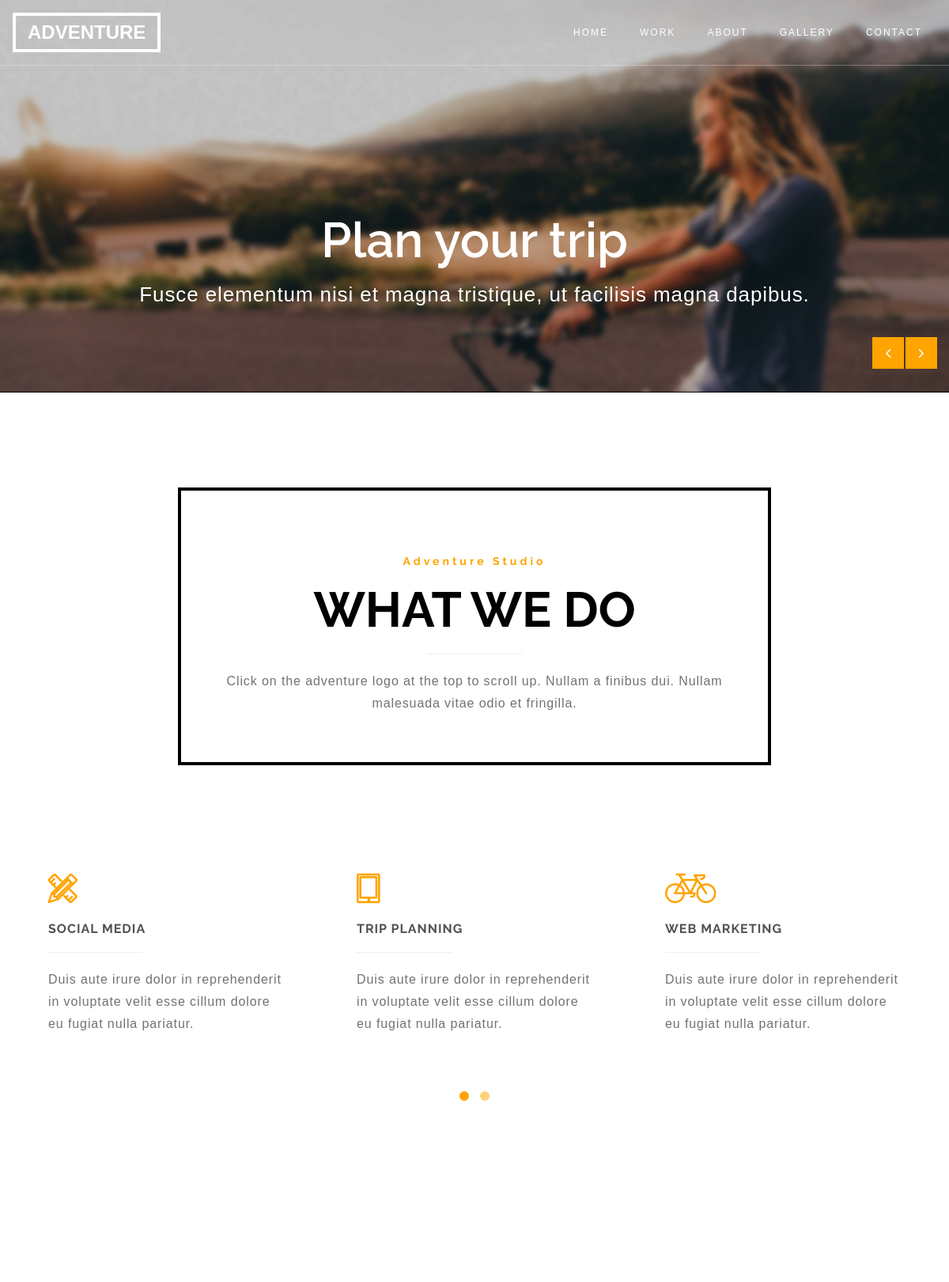
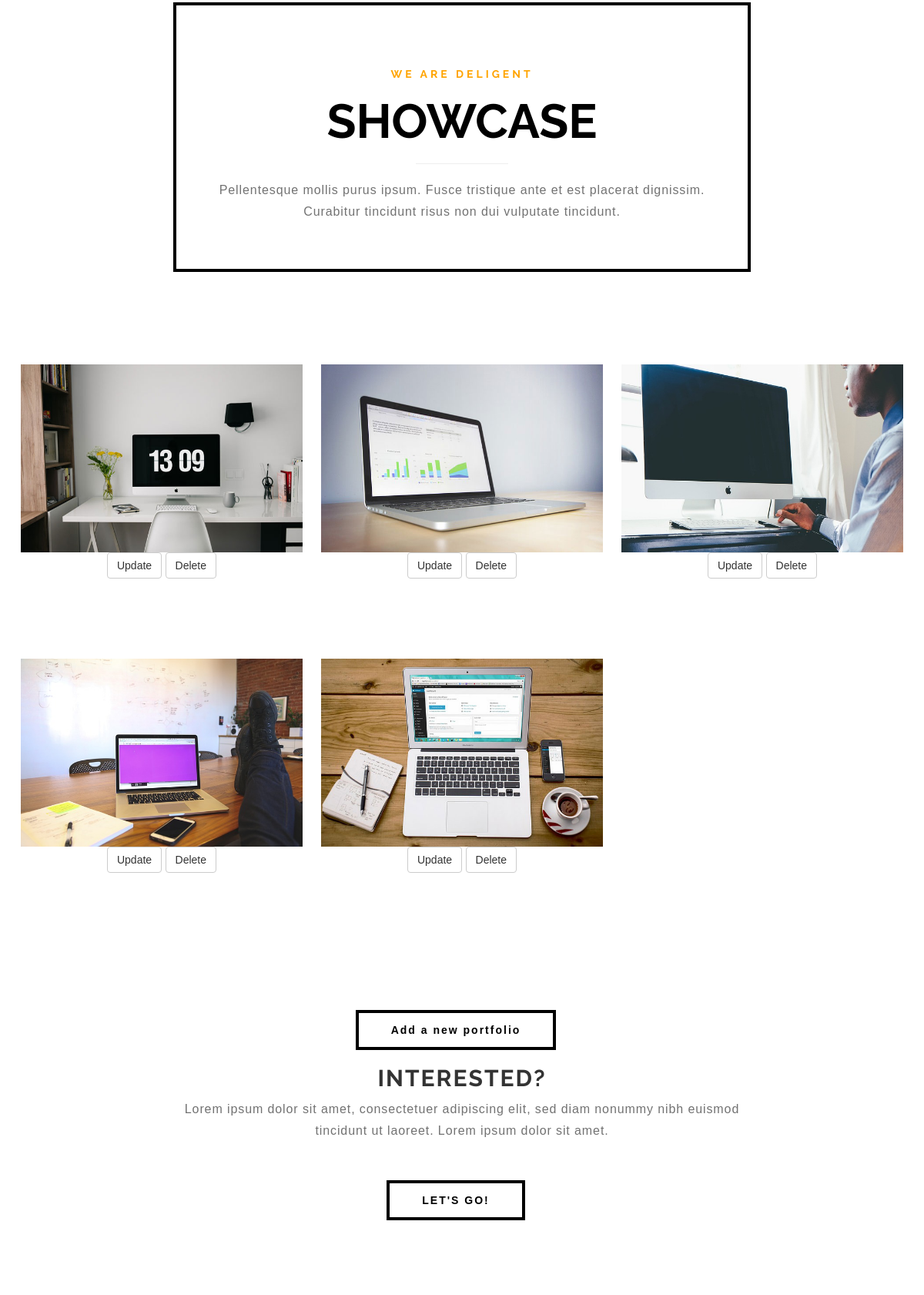
The page / (upper part) on the database its author committed (2 pictures, top to bottom).
### tables this page shows
CREATE TABLE `home` (
  `id` int(3) NOT NULL,
  `title` varchar(50) NOT NULL,
  `content` varchar(255) NOT NULL,
  `image` varchar(100) NOT NULL
);

CREATE TABLE `work_owl` (
  `id` int(11) NOT NULL,
  `title` varchar(50) NOT NULL,
  `content` varchar(255) NOT NULL,
  `icon` varchar(50) NOT NULL,
  `delay` varchar(50) NOT NULL
);

CREATE TABLE `portofoliu` (
  `id` int(11) NOT NULL,
  `title` varchar(50) NOT NULL,
  `image` varchar(100) NOT NULL
);

### connection.php (called while the page is built)
<?php
    $dbhost = "localhost";
    $dbuser = "root";
    $dbpass = "";
    $dbname = "adventure";
   	$dsn = "mysql:host=$dbhost;dbname=$dbname";
    $conn =  new PDO($dsn,$dbuser, $dbpass);
	$conn->setAttribute(PDO::ATTR_DEFAULT_FETCH_MODE, PDO::FETCH_ASSOC);
	$conn->setAttribute(PDO::ATTR_ERRMODE, PDO::ERRMODE_EXCEPTION);
    $sql_home = "SELECT * FROM home";
    $result_home = $conn->query($sql_home, PDO::FETCH_ASSOC);
    if($result_home)
	{
		foreach ($result_home->fetchAll() as $row)
		{
    		$homepage[] = $row;
		}
	}
	$sql_work_owl = "SELECT * FROM work_owl";
	$result_work_owl = $conn->query($sql_work_owl, PDO::FETCH_ASSOC);
    if($result_work_owl)
	{
		foreach ($result_work_owl->fetchAll() as $row)
		{
    		$work_owl[] = $row;
		}
	}
	$sql_portofoliu = "SELECT * FROM portofoliu";
	$result_portofoliu = $conn->query($sql_portofoliu, PDO::FETCH_ASSOC);
    if($result_portofoliu)
	{
		foreach ($result_portofoliu->fetchAll() as $row)
		{
    		$portofoliu[] = $row;
		}
	}
?>

### index.php (the view, shortened to what this page needs)
<?php
require_once("header.php");
require_once("connection.php");?>
<div id="home">
	<div class="site-slider">
        <ul class="bxslider">
        	<?php foreach($homepage as $row)
            {
			 if($row['id'] != 2 )
             {
        		?>
			<li>
                <img src="<?php echo $row['image'];?>" alt="slider image <?php echo $row['id'];?>">
                <div class="container">
                    <div class="row">
                        <div class="col-md-12">
                            <div class="slider-caption">
                                <h2><?php echo $row['title'];?></h2>
                                <p class="color-white"><?php echo $row["content"];?></p>
                            </div>
                        </div>
                    </div>
                </div>
            </li>
           	<?php
      		}
      	}
      	?>
        </ul>
</div>
<section id="work" class="parallax-section">
    <div class="container">
        <div class="row">
            <div class="col-md-offset-2 col-md-8 col-sm-offset-2 col-sm-8">
                <div class="section-title">
                    <h5 class="wow bounceIn">Adventure Studio</h5>
                    <h1 class="heading">WHAT WE DO</h1>
                    <hr>
                    <p>Click on the adventure logo at the top to scroll up. Nullam a finibus dui. Nullam malesuada vitae odio et fringilla.</p>
                </div>
            </div>
            <div id="owl-work" class="owl-carousel">
                <?php foreach($work_owl as $row)
                { ?>
                <div class="item col-md-4 col-sm-6 wow fadeInUp" data-wow-delay="<?php echo $row['delay'];?>">
                    <i class="icon-<?php echo $row['icon'];?> medium-icon"></i>
                        <h3><?php echo $row['title'];?></h3>
                        <hr>
                        <p><?php echo $row['content'];?></p>
                </div>
            <?php } ?>
            </div>
        </div>
    </div>
</section>
<section id="portfolio" class="parallax-section">
    <div class="container">
        <div class="row">
            <div class="col-md-offset-2 col-md-8 col-sm-offset-2 col-sm-8">
                <div class="section-title">
                    <h5 class="wow bounceIn">WE ARE DELIGENT</h5>
                    <h1 class="heading">SHOWCASE</h1>
                    <hr>
                    <p>Pellentesque mollis purus ipsum. Fusce tristique ante et est placerat dignissim. Curabitur tincidunt risus non dui vulputate tincidunt.</p>
                </div>
            </div>
            <?php foreach($portofoliu as $row)
            { ?>
            <div class="col-md-4 col-sm-6">
                <div class="grid">
                    <figure class="effect-zoe">
                        <img src="<?php echo $row['image'];?>" alt="portfolio img"/>
                    </figure>
                      <a href="form_portofoliu_update.php?id=<?php echo $row["id"];?>">
                                <input type="button" name="update" value="Update" class="smoothScroll btn btn-default">
                            </a>
                            <a href="delete.php?id=<?php echo $row["id"];?>">
                                <input type="button" name="delete" value="Delete" class="smoothScroll btn btn-default">
                            </a>
                </div>
            </div>
            <?php } ?>
            <div class="col-md-offset-2 col-md-8 col-sm-12">
                <div class="portfolio-bottom">
                     <a href="form_portofoliu_insert.php"?>
                        <input type="button" name="insert" value="Add a new portfolio" class="smoothScroll btn btn-default">
                    </a>
                    <h2>INTERESTED?</h2>
                    <p>Lorem ipsum dolor sit amet, consectetuer adipiscing elit, sed diam nonummy nibh euismod tincidunt ut laoreet. Lorem ipsum dolor sit  amet.</p>
                    <a href="contact.php" class="smoothScroll btn btn-default">LET'S GO!</a>
                </div>
            </div>
        </div>
    </div>
</section>
<?php
require_once("footer.php");
?>

### header.php (shortened to what this page needs)
<!DOCTYPE html>
<html lang="en">
<head>
	<link rel="stylesheet" href="css/bootstrap.min.css">
	<link rel="stylesheet" href="css/animate.min.css">
	<link rel="stylesheet" href="css/font-awesome.min.css">
	<link rel="stylesheet" href="css/et-line-font.css">
	<link rel="stylesheet" href="css/nivo-lightbox.css">
	<link rel="stylesheet" href="css/nivo_themes/default/default.css">
   	<link rel="stylesheet" href="css/owl.theme.css">
	<link rel="stylesheet" href="css/owl.carousel.css">
   	<link rel="stylesheet" href="css/bxslider.css">
	<link rel="stylesheet" href="css/style.css">
</head>
<body data-spy="scroll" data-target=".navbar-collapse" data-offset="50">
<section class="navbar navbar-fixed-top custom-navbar" role="navigation">
	<div class="container">
		<div class="navbar-header">
			<a href="index.php" class="smoothScroll navbar-brand">ADVENTURE</a>
		</div>
		<div class="collapse navbar-collapse">
			<ul class="nav navbar-nav navbar-right">
				<li><a href="index.php" class="smoothScroll">HOME</a></li>
				<li><a href="#work" class="smoothScroll">WORK</a></li>
				<li><a href="#about" class="smoothScroll">ABOUT</a></li>
				<li><a href="#portfolio" class="smoothScroll">GALLERY</a></li>
				<li><a href="contact.php" class="smoothScroll">CONTACT</a></li>
			</ul>
		</div>
	</div>
</section>

### footer.php (shortened to what this page needs)
</body>
</html>

### css/bxslider.css (style rules this page uses)
.bx-wrapper img { width: 100%; max-width: 100%; display: block; }

### css/style.css (style rules this page uses)
body { background: #ffffff; font-family: Arial, Helvetica, sans-serif; font-weight: normal; position: relative; }
html,body { overflow-x: hidden; font-size: 100%; width: 100%; -webkit-font-smoothing: antialiased; -moz-osx-font-smoothing: grayscale; vertical-align: baseline; }
img { vertical-align: middle; }
h1,h2,h3,h4,h5 { font-family: 'Raleway', sans-serif; font-weight: bold; }
h3 { color: #525252; letter-spacing: 1px; }
h5 { color: #ffa400; letter-spacing: 4px; padding-top: 22px; }
.heading { color: #000000; font-size: 62px; }
p { color: #727272; letter-spacing: 0.9px; line-height: 28px; }
a { outline: none !important; }
hr { width: 120px; }
.color-white { color: #FFF; }
.section-title { border: 4px solid #000; padding: 50px; position: relative; text-align: center; margin-bottom: 92px; }
.medium-icon { color: #ffa400; font-size: 36px !important; font-weight: bold; }
#work, #about, #team, #portfolio, #plan, #contact { padding-top: 120px; padding-bottom: 100px; }
#team, #portfolio, #contact { text-align: center; }
.parallax-section { background-attachment: fixed !important; background-size: cover !important; }
.custom-navbar { background: #000000; border: none; margin-bottom: 0; text-align: center; }
.custom-navbar .navbar-brand { border: 4px solid #ffffff; color: #ffffff; font-weight: 600; font-size: 24px; padding-top: 11px; }
.custom-navbar .nav li a { display: block; padding: 15px 20px; color: #ffffff; font-size: 12px; font-weight: 400; letter-spacing: 2px; }
@media (min-width:768px) { .custom-navbar { border-bottom: 1px solid rgba(250,250,250,0.3); padding: 16px; background: 0 0; } }
.site-slider ul { margin: 0; padding: 0; list-style: none; }
.site-slider ul li { float: left; margin: 0; }
.bx-wrapper img { opacity: 0.8; filter: alpha(opacity=80); }
.slider-caption { position: absolute; z-index: 988; bottom: 200px; color: #ffffff; display: inline-block; right: 0; left: 0; text-align: center; padding: 0 20px 20px 20px; }
.slider-caption h2 { font-size: 62px; font-weight: 600; display: inline-block; margin-bottom: 20px; }
.slider-caption p { font-size: 26px; }
#work .col-md-4 { display: block; width: 100%; border: 4px solid transparent; padding: 42px; transition: all 0.4s linear; }
#work h3 { font-size: 16px; }
#work .col-md-4 hr { margin-left: 0; }
#portfolio .col-md-4 { padding: 12px; }
.grid { position: relative; margin: 0 auto; padding: 1em 0 4em; max-width: 1000px; list-style: none; text-align: center; }
.grid figure { position: relative; float: left; overflow: hidden; max-width: 100%; min-width: 320px; max-width: 480px; max-height: 360px; width: 100%; cursor: pointer; text-align: center; }
.grid figure img { position: relative; display: block; min-height: 100%; max-width: 100%; }
#portfolio .portfolio-bottom { padding-top: 62px; position: relative; clear: both; }
#portfolio .portfolio-bottom h2 { letter-spacing: 2px; }
#portfolio .portfolio-bottom .btn { background: transparent; border: 4px solid #000000; border-radius: 0; color: #000000; font-weight: bold; letter-spacing: 2px; padding: 12px 42px; margin-top: 40px; margin-right: 16px; transition: all 0.4s ease-in-out; }
@media (max-width: 1200px) { .slider-caption { bottom: 80px; } }

### rows shown on the page
home: image (picture), title "Plan your trip", content "Fusce elementum nisi et magna tristique, ut facilisis magna dapibus."
work_owl: title "SOCIAL MEDIA", content "Duis aute irure dolor in reprehenderit in voluptate velit esse cillum dolore eu fugiat nulla pariatur."
work_owl: title "TRIP PLANNING", content "Duis aute irure dolor in reprehenderit in voluptate velit esse cillum dolore eu fugiat nulla pariatur."
work_owl: title "WEB MARKETING", content "Duis aute irure dolor in reprehenderit in voluptate velit esse cillum dolore eu fugiat nulla pariatur."
portofoliu: image (picture)
portofoliu: image (picture)
portofoliu: image (picture)
portofoliu: image (picture)
portofoliu: image (picture)
